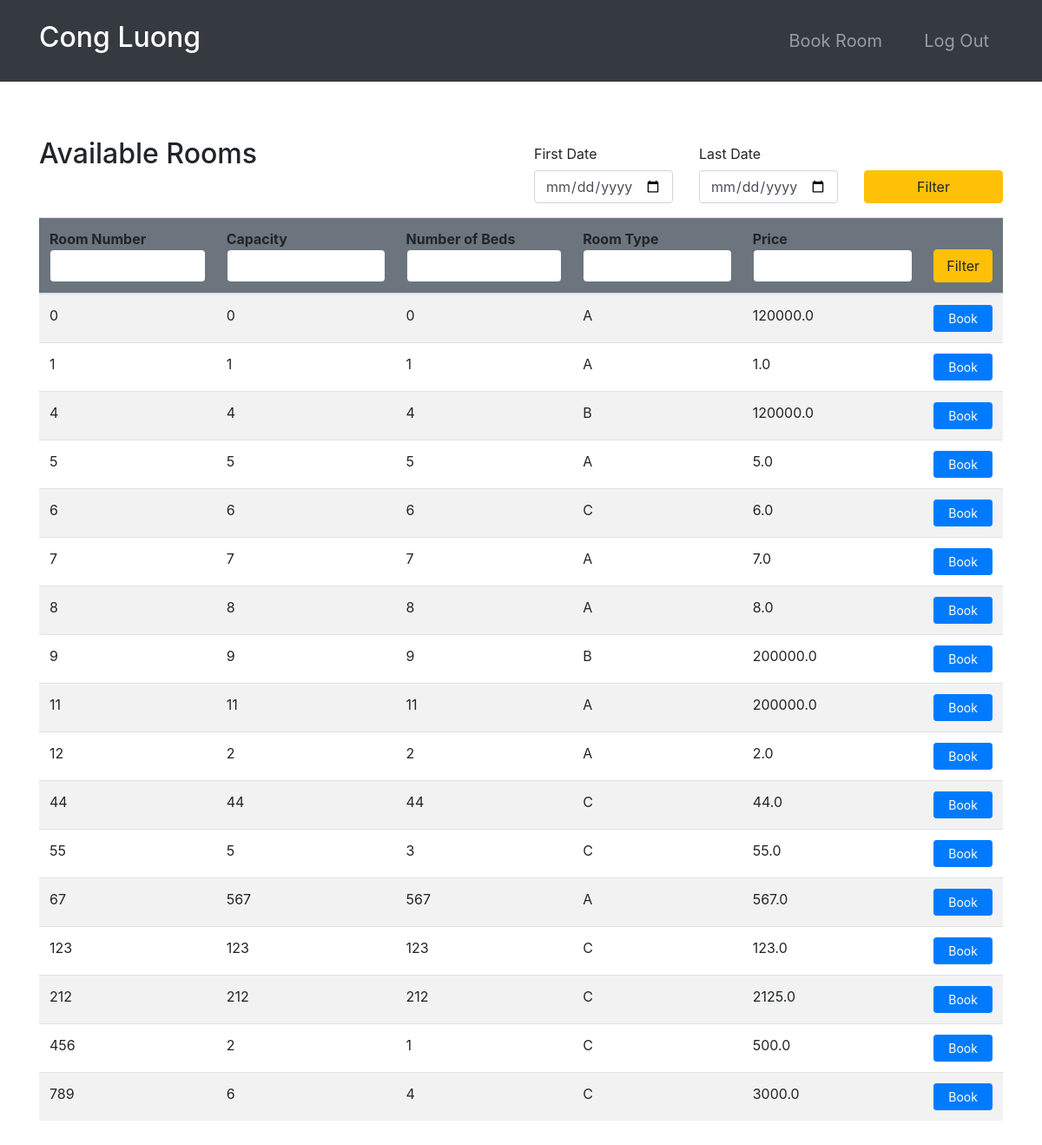
The app's page /rooms/ (signed in), older data.
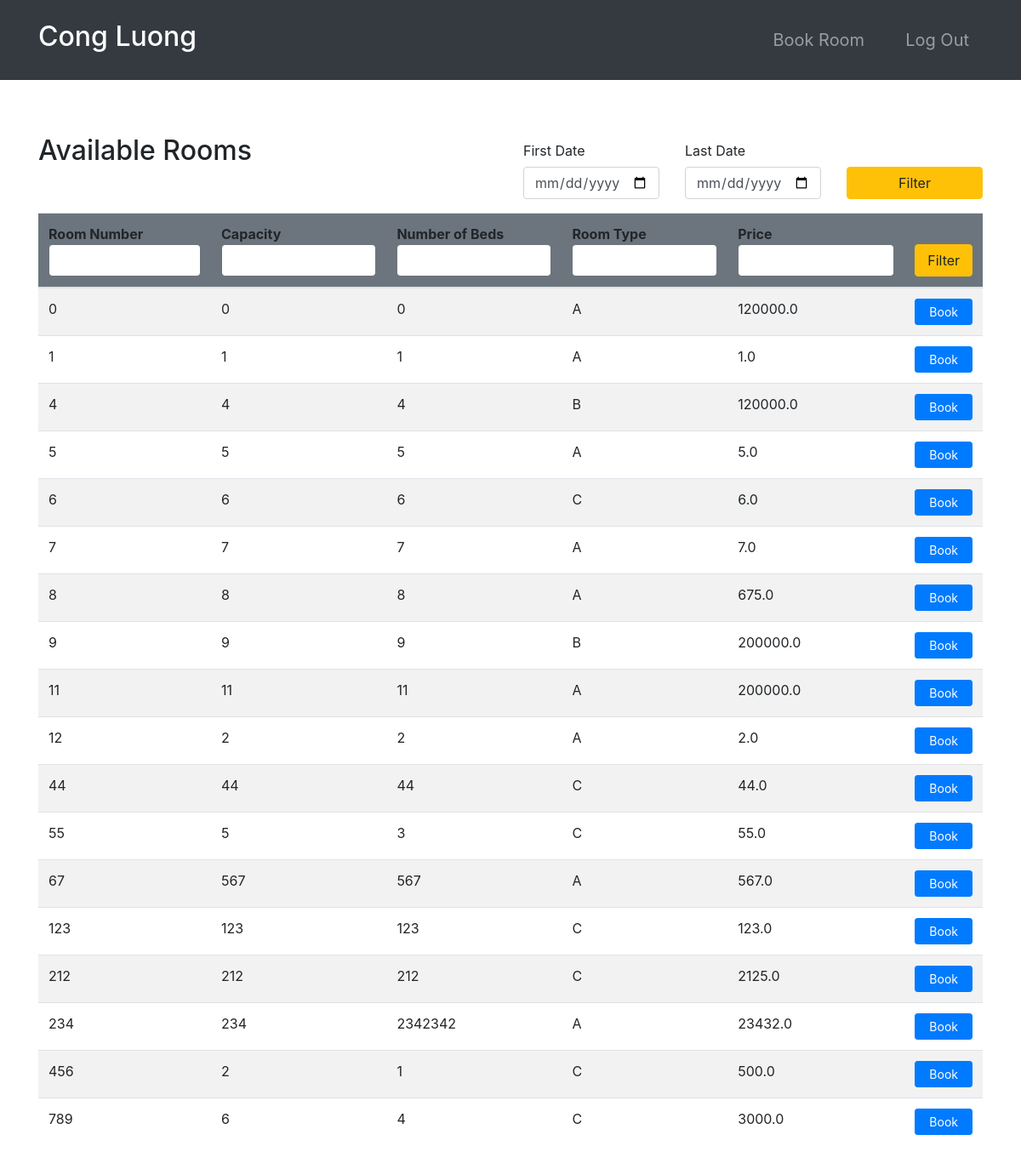
The same page, newer data.
### room/models.py (models this page shows)
class Room(models.Model):
    ROOM_TYPES = (
        ('A', 'A'),
        ('B', 'B'),
        ('C', 'C'),
    )
    number = models.IntegerField(primary_key=True)
    capacity = models.SmallIntegerField()
    numberOfBeds = models.SmallIntegerField()
    roomType = models.CharField(max_length=20, choices=ROOM_TYPES)
    price = models.FloatField()
    statusStartDate = models.DateField(null=True)
    statusEndDate = models.DateField(null=True)
    def __str__(self):
        return str(self.number)

### room/views.py (the view, shortened to what this page needs)
# urls.py: path('rooms/', rooms, name="rooms"),
@ login_required(login_url='login')
def rooms(request):
    role = str(request.user.groups.all()[0])
    path = role + "/"
    rooms = Room.objects.all()
    firstDayStr = None
    lastDateStr = None
    def chech_availability(fd, ed):
        today = datetime.strptime(str(date.today()), '%Y-%m-%d')
        availableRooms = []
        if fd < today:
           return availableRooms
        for room in rooms:
            availList = []
            bookingList = Booking.objects.filter(roomNumber=room)
            if room.statusStartDate == None:
                for booking in bookingList:
                    if booking.startDate > ed.date() or booking.endDate < fd.date():
                        availList.append(True)
                    else:
                        availList.append(False)
                if all(availList):
                    availableRooms.append(room)
            else:
                if room.statusStartDate > ed.date() or room.statusEndDate < fd.date():
                    for booking in bookingList:
                        if booking.startDate > ed.date() or booking.endDate < fd.date():
                            availList.append(True)
                        else:
                            availList.append(False)
                        if all(availList):
                            availableRooms.append(room)
        return availableRooms
    context = {
        "role": role,
        'rooms': rooms,
        'fd': firstDayStr,
        'ld': lastDateStr
    }
    return render(request, path + "rooms.html", context)

### Templates/guest/rooms.html
{% extends '../index.html' %}
{% block context %}
{% include '../common_pages/rooms.html' %}
{% endblock %}

### Templates/common_pages/rooms.html (shortened to what this page needs)
<div class="container py-5 clearfix">
    <div class="table-header row mt-3 clearfix">
        <div class="col-sm-12 col-md-12 col-lg-6 mb-4">
            <h2>Available Rooms</h2>
        </div>
        <div class="col-sm-12 col-md-12 col-lg-6">
            <form action="" method="POST">
                <div class="row">
                    <div class="form-group col-4">
                        <label for="example-date-input" class="col-form-label">First Date</label>
                        <div class="">
                            <input class="form-control" type="date" name="fd" value="{{fd}}" id="example-date-input">
                        </div>
                    </div>
                    <div class="form-group col-4">
                        <label for="example-date-input" class="col-form-label">Last Date</label>
                        <div class="">
                            <input class="form-control" type="date" name="ld" value="{{ld}}" id="example-date-input">
                        </div>
                    </div>
                    <div class="col-4" style="margin-top:38px;">
                        <button type="submit" name="dateFilter" class="btn btn-warning w-100">Filter</button>
                    </div>
                </div>
            </form>
        </div>
    </div>
    {% if rooms %}
        <table class="table table-hover table-striped">
            <thead class="bg-secondary rounded">
                <tr>
                    <form action="" method="POST">
                        <th>Room Number<input type="number" name="number" value="{{number}}"
                                class="form-control border border-secondary"></th>
                        <th>Capacity<input type="number" name="capacity" value="{{capacity}}"
                                class="form-control border border-secondary"></th>
                        <th>Number of Beds<input type="number" name="nob" value="{{nob}}"
                                class="form-control border border-secondary"></th>
                        <th>Room Type<input type="text" name="type" value="{{type}}"
                                class="form-control border border-secondary"></th>
                        <th>Price <input type="number" step="0.01" name="price" value="{{price}}"
                                class="form-control border border-secondary"></th>
                        <th colspan="2"><button type="submit" name="filter" class="btn btn-warning w-100">Filter</button>
                        </th>
                    </form>
                </tr>
            </thead>
            <tbody>
                {% for room in rooms %}
                <tr>
                    <td>{{ room.number }}</td>
                    <td>{{ room.capacity }}</td>
                    <td>{{ room.numberOfBeds }}</td>
                    <td>{{ room.roomType }}</td>
                    <td>{{ room.price }}</td>
                    {% if role == "guest" or role == "receptionist" %}
                    <td>
                        <form action="{% url 'booking-make' %}" method="POST">
                            <button type="submit" name="book" id="book" class="btn btn-sm btn-primary px-3">Book</button>
                        </form>
                    </td>
                    {% endif %}
                </tr>
                {% endfor %}
            </tbody>
        </table>
    {%endif %}
</div>

Row changes from the older to the newer data that the page shows:
changed Room id 8: price "8.0" → "675.0"
added Room: number "234", capacity "234", numberOfBeds "2342342", roomType "A", price "23432.0"
